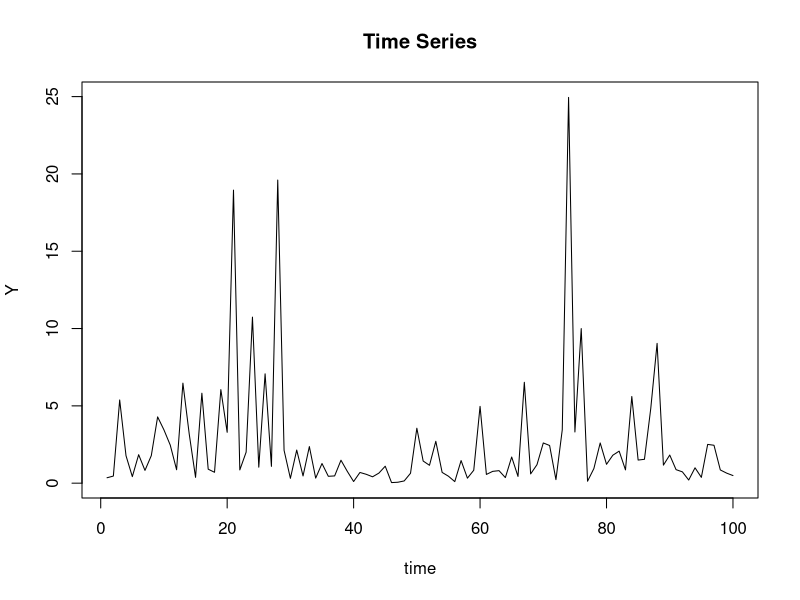
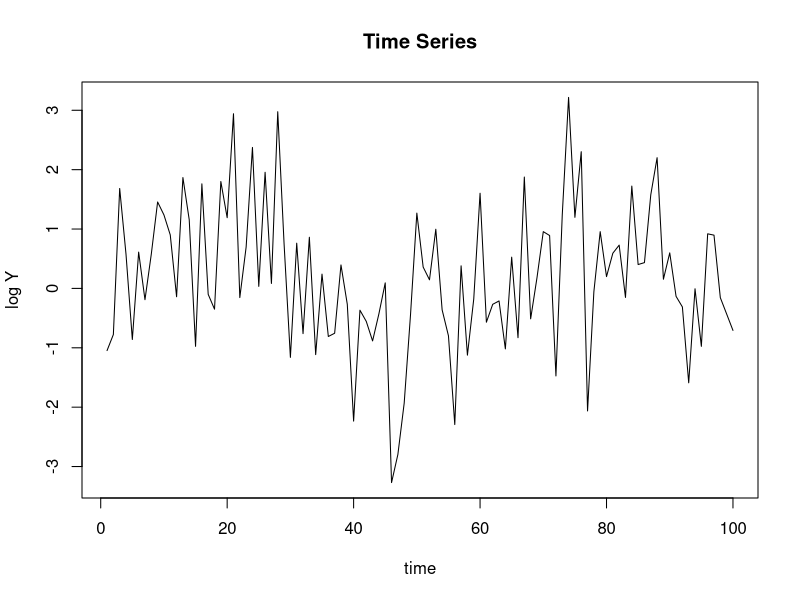

Write R code to recreate these figures, in order.
setwd("~/TechCareer/World-of-R")
df <- read.csv("multiplicative-timeseries.csv")
print(df)

plot(df$time, df$y, type="l",
     xlab="time", ylab="Y",
     main="Time Series")


plot(df$time, log(df$y), type="l",
     xlab="time", ylab="log Y",
     main="Time Series")